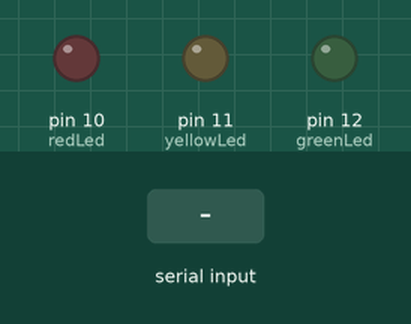
The sketch below on a simulated Arduino Uno, built with avr-gcc and run on an emulated ATmega328P. Shown: output pins drawn as LEDs (lit = HIGH). Dashed ring = blinking. The inputs (shaded band) are chosen by the test bench. What the sketch prints to the serial monitor is not drawn.

Above: at 1.2 s.
1.3 s: "b" received over Serial
At 1.7 s:
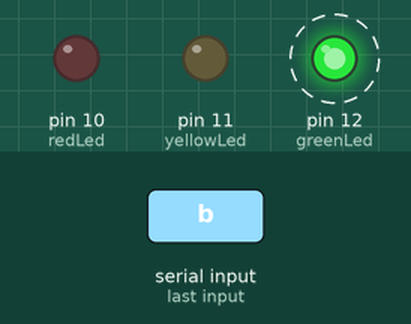
4.3 s: "y" received over Serial
At 4.6 s:
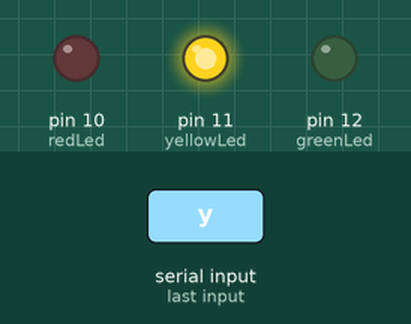
5.8 s: "r" received over Serial
At 6.9 s:
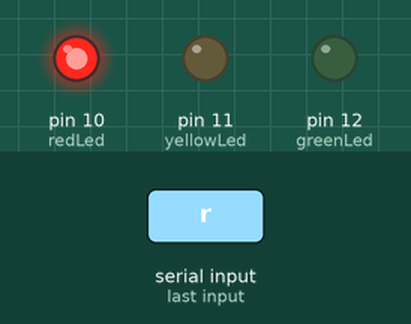
7.3 s: "g" received over Serial
At 8.1 s:
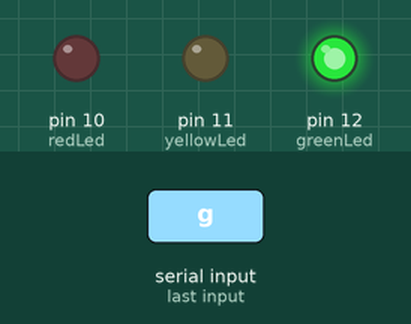
Timing chart, 0 to 9.8 s (numbered marks = the images above; inputs shaded):
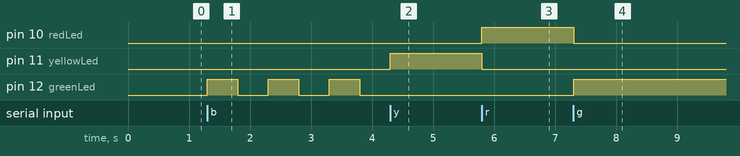

The sketch:

assign6.ino
```cpp
int greenLed=12;
int yellowLed=11;
int redLed=10;
bool blinkGreen=false;
void setup() {
  // put your setup code here, to run once:
pinMode(greenLed,OUTPUT);
pinMode(yellowLed,OUTPUT);
pinMode(redLed,OUTPUT);
Serial.begin(9600);
Serial.println("Enter 'b'to blink green,'g' for green,'y' for yellow,'r' for red");

}

void loop() {
  // put your main code here, to run repeatedly:
if(Serial.available()>0){
  char userInput=Serial.read();
  digitalWrite(greenLed,LOW);
  digitalWrite(yellowLed,LOW);
  digitalWrite(redLed,LOW);
  switch(userInput){
    case 'b':
    blinkGreen=true;
    break;
     case 'g':
    blinkGreen=false;
    digitalWrite(greenLed,HIGH);
    break;
        case 'y':
    blinkGreen=false;
    digitalWrite(yellowLed,HIGH);
    break;
        case 'r':
    blinkGreen=false;
    digitalWrite(redLed,HIGH);
    break;
    default:
    Serial.println("Invalid input.Please enter 'b','g','y',or'r'.");
    break;
  }

}
if(blinkGreen){
  digitalWrite(greenLed,HIGH);
  delay(500);
  digitalWrite(greenLed,LOW);
  delay(500);
}
}
```

Measured:
- after the input at 1.3 s, pin 12 (greenLed): alternates HIGH for 0.50 s and LOW for 0.50 s, starting at once
- after the input at 4.3 s, pin 11 (yellowLed): LOW → HIGH at once; pin 12 (greenLed): stays LOW (without the input it goes to HIGH after 0.00 s)
- after the input at 5.8 s, pin 10 (redLed): LOW → HIGH at once; pin 11 (yellowLed): HIGH → LOW at once
- after the input at 7.3 s, pin 10 (redLed): HIGH → LOW at once; pin 12 (greenLed): LOW → HIGH at once
